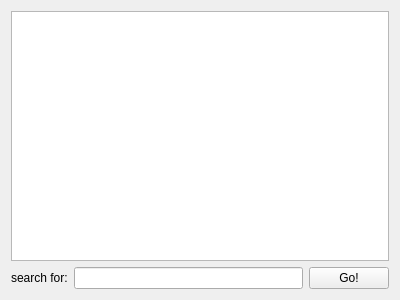
<?xml version="1.0" encoding="UTF-8"?>
<ui version="4.0">
 <class>Findcrap</class>
 <widget class="QWidget" name="Findcrap">
  <property name="geometry">
   <rect>
    <x>0</x>
    <y>0</y>
    <width>400</width>
    <height>300</height>
   </rect>
  </property>
  <property name="windowTitle">
   <string>Findcrap</string>
  </property>
  <layout class="QVBoxLayout" name="verticalLayout">
   <item>
    <widget class="QTextEdit" name="textEdit"/>
   </item>
   <item>
    <layout class="QHBoxLayout" name="horizontalLayout">
     <item>
      <widget class="QLabel" name="label">
       <property name="text">
        <string>search for:</string>
       </property>
      </widget>
     </item>
     <item>
      <widget class="QLineEdit" name="lineEdit"/>
     </item>
     <item>
      <widget class="QPushButton" name="goButton">
       <property name="text">
        <string>Go!</string>
       </property>
      </widget>
     </item>
    </layout>
   </item>
  </layout>
 </widget>
 <layoutdefault spacing="6" margin="11"/>
 <resources/>
 <connections/>
</ui>
